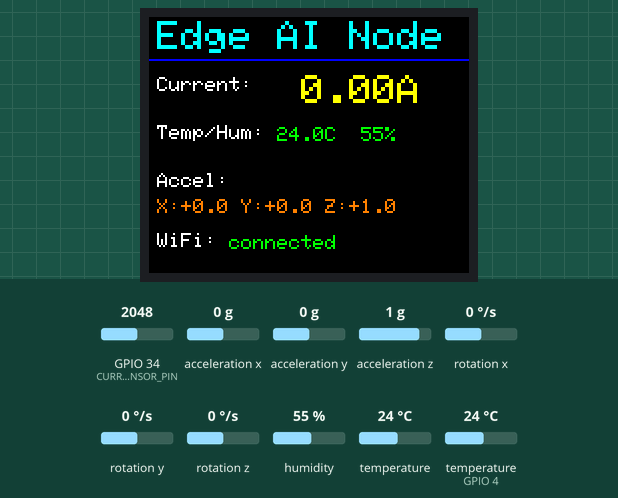
A sketch run on a simulated ESP32. On the bench: 160×128 colour display. Inputs (shaded band) come from the test bench; at power-on: acceleration x 0 g, humidity 55 %, GPIO 34 (CURRENT_SENSOR_PIN) = 2048, acceleration y 0 g, temperature (sensor on GPIO 4) 24 °C, acceleration z 1 g, rotation x 0 °/s, rotation y 0 °/s, rotation z 0 °/s, temperature 24 °C. WiFi joins after 1.5 s; servers stay silent unless stated; uploads are accepted with an empty reply; what the sketch prints to the serial monitor is not drawn.

Above: at 4.1 s.
4.2 s: acceleration x set to -1.4 g
At 5.2 s:
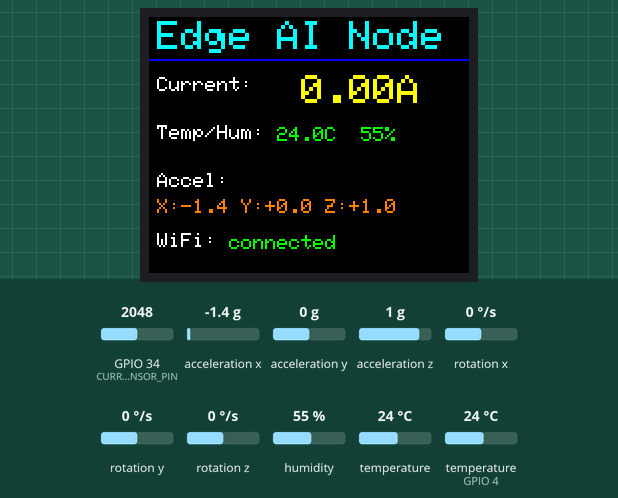
5.9 s: humidity set to 22 %
At 8.2 s:
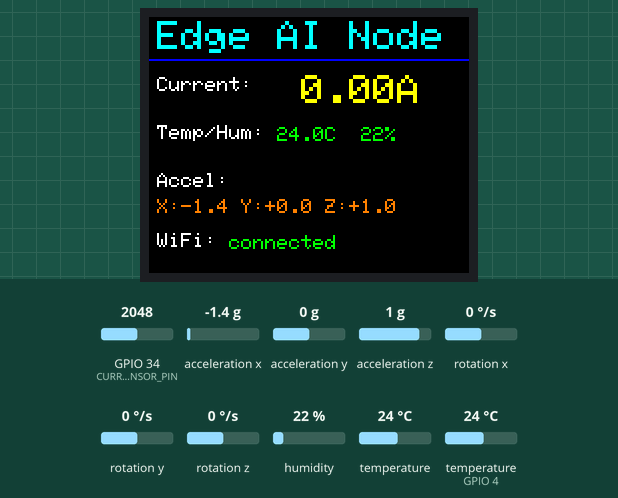
8.7 s: GPIO 34 (CURRENT_SENSOR_PIN) set to 2866
At 9.6 s:
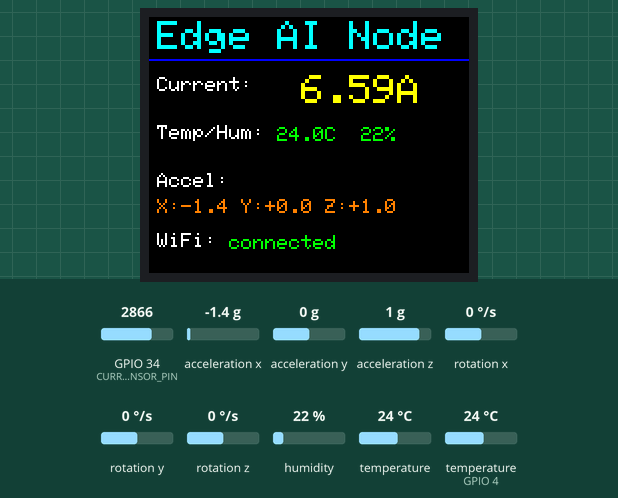
10.6 s: acceleration y set to -1.4 g
At 11.8 s:
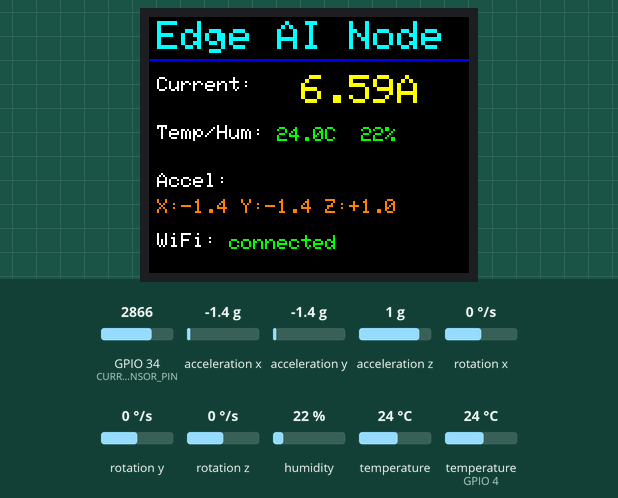
12.1 s: temperature (sensor on GPIO 4) set to 12 °C
At 15.5 s:
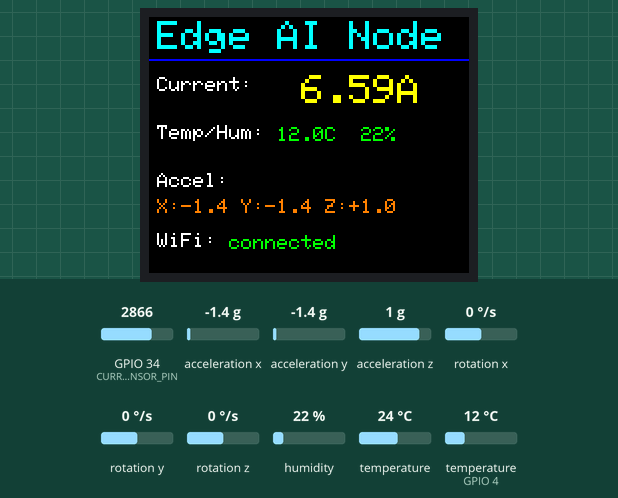
16.7 s: acceleration z set to -1.4 g
At 18.4 s:
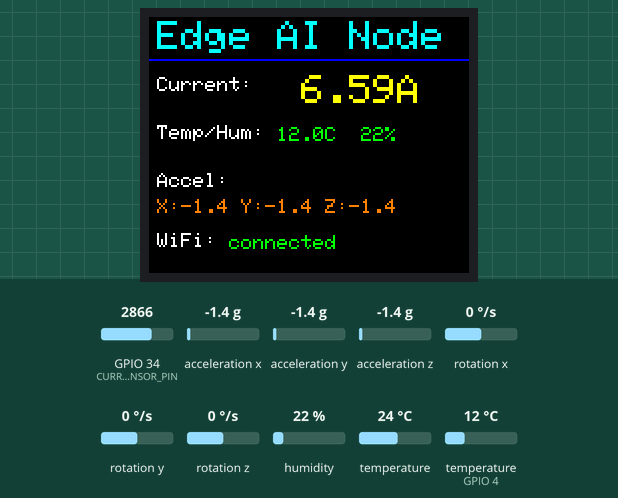
Timing chart, 0 to 19.7 s (numbered marks = the images above; inputs shaded):
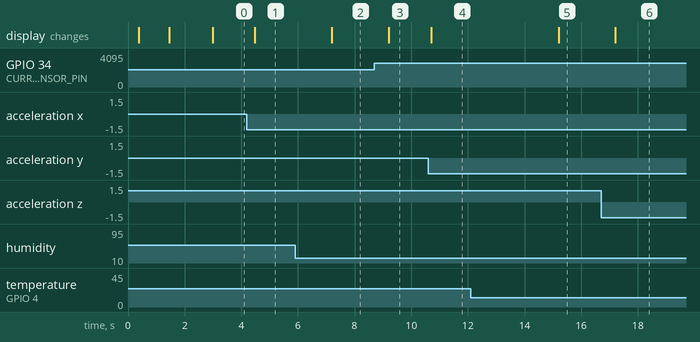

The sketch:

sensor_transmitter.ino
```cpp
/*
  ESP32 sensor node: ACS712 + MPU6050 + DHT11 + ST7735 display.

  Required libraries: Adafruit GFX, Adafruit ST7735 and ST77xx,
  Adafruit MPU6050, Adafruit Unified Sensor, and DHT sensor library.
*/

#include <Arduino.h>
#include <Wire.h>
#include <SPI.h>
#include <WiFi.h>
#include <HTTPClient.h>
#include <Adafruit_GFX.h>
#include <Adafruit_ST7735.h>
#include <Adafruit_MPU6050.h>
#include <Adafruit_Sensor.h>
#include <DHT.h>

// ---------- Network ----------
const char *ssid = "Sai's net";
const char *password = "sai@1186";
const char *serverUrl = "http://192.168.32.237:8080/api/data";
const char *machineId = "MOTOR-01";

// ---------- Pins ----------
constexpr uint8_t TFT_CS = 5;
constexpr uint8_t TFT_DC = 16;
constexpr uint8_t TFT_RST = 17;
constexpr uint8_t DHT_PIN = 4;
constexpr uint8_t CURRENT_SENSOR_PIN = 34;  // ADC1: usable while Wi-Fi is active
constexpr uint8_t I2C_SDA = 21;
constexpr uint8_t I2C_SCL = 22;

constexpr uint8_t DHT_TYPE = DHT11;
constexpr float ADC_MAX = 4095.0f;
constexpr float VREF = 3.3f;
constexpr float ACS712_SENSITIVITY = 0.100f;  // 20 A ACS712: 100 mV/A
constexpr float STANDARD_GRAVITY = 9.80665f;  // m/s² per g

constexpr unsigned long ACS_INTERVAL = 500;
constexpr unsigned long MPU_INTERVAL = 100;
constexpr unsigned long DHT_INTERVAL = 2000;
constexpr unsigned long DISPLAY_INTERVAL = 500;
constexpr unsigned long SEND_INTERVAL = 2000;

Adafruit_ST7735 tft(TFT_CS, TFT_DC, TFT_RST);
Adafruit_MPU6050 mpu;
DHT dht(DHT_PIN, DHT_TYPE);

bool mpuAvailable = false;
int acsZeroRaw = 0;

float lastTempC = NAN;
float lastHum = NAN;
float lastCurrentA = 0.0f;
float lastAccelX = 0.0f;
float lastAccelY = 0.0f;
float lastAccelZ = 0.0f;

unsigned long lastACSMillis = 0;
unsigned long lastMPUMillis = 0;
unsigned long lastDHTMillis = 0;
unsigned long lastDisplayMillis = 0;
unsigned long lastSendMillis = 0;
unsigned long lastWiFiAttemptMillis = 0;

void connectWiFi();
void calibrateACS712(uint16_t samples);
float readACS712Current(uint16_t samples);
void readSensors(unsigned long now);
void sendSensorData();
void drawLayout();
void drawValues();

void setup() {
  Serial.begin(115200);
  delay(200);

  Wire.begin(I2C_SDA, I2C_SCL);
  tft.initR(INITR_BLACKTAB);
  tft.setRotation(1);  // 160 x 128 landscape
  tft.fillScreen(ST77XX_BLACK);
  tft.setTextWrap(false);

  dht.begin();
  analogSetWidth(12);
  analogSetPinAttenuation(CURRENT_SENSOR_PIN, ADC_11db);

  mpuAvailable = mpu.begin();
  if (mpuAvailable) {
    mpu.setAccelerometerRange(MPU6050_RANGE_8_G);
    mpu.setGyroRange(MPU6050_RANGE_500_DEG);
    mpu.setFilterBandwidth(MPU6050_BAND_21_HZ);
  } else {
    Serial.println("MPU6050 not found; check I2C wiring.");
  }

  tft.setTextColor(ST77XX_WHITE);
  tft.setTextSize(1);
  tft.setCursor(8, 56);
  tft.print("Calibrating ACS712...");
  // Ensure the monitored load is off during this measurement.
  calibrateACS712(500);

  drawLayout();
  connectWiFi();
  lastDHTMillis = millis() - DHT_INTERVAL;
}

void loop() {
  const unsigned long now = millis();
  readSensors(now);

  if (now - lastDisplayMillis >= DISPLAY_INTERVAL) {
    drawValues();
    lastDisplayMillis = now;
  }

  if (WiFi.status() != WL_CONNECTED && now - lastWiFiAttemptMillis >= 10000) {
    connectWiFi();
  }

  if (WiFi.status() == WL_CONNECTED && now - lastSendMillis >= SEND_INTERVAL) {
    lastSendMillis = now;
    sendSensorData();
  }
}

void connectWiFi() {
  lastWiFiAttemptMillis = millis();
  if (WiFi.status() == WL_CONNECTED) return;

  Serial.print("Connecting to Wi-Fi");
  WiFi.begin(ssid, password);
  const unsigned long started = millis();
  while (WiFi.status() != WL_CONNECTED && millis() - started < 10000) {
    delay(250);
    Serial.print('.');
  }
  if (WiFi.status() == WL_CONNECTED) {
    Serial.print("\nWi-Fi IP: ");
    Serial.println(WiFi.localIP());
  } else {
    Serial.println("\nWi-Fi unavailable; retrying later.");
  }
}

void readSensors(unsigned long now) {
  if (now - lastACSMillis >= ACS_INTERVAL) {
    lastCurrentA = readACS712Current(100);
    lastACSMillis = now;
  }

  if (mpuAvailable && now - lastMPUMillis >= MPU_INTERVAL) {
    sensors_event_t acceleration, gyro, temperature;
    mpu.getEvent(&acceleration, &gyro, &temperature);
    // The MPU6050 library returns m/s². The API and dashboard use g.
    lastAccelX = acceleration.acceleration.x / STANDARD_GRAVITY;
    lastAccelY = acceleration.acceleration.y / STANDARD_GRAVITY;
    lastAccelZ = acceleration.acceleration.z / STANDARD_GRAVITY;
    lastMPUMillis = now;
  }

  if (now - lastDHTMillis >= DHT_INTERVAL) {
    const float temperature = dht.readTemperature();
    const float humidity = dht.readHumidity();
    if (isnan(temperature) || isnan(humidity)) {
      Serial.println("DHT11 read failed.");
    } else {
      lastTempC = temperature;
      lastHum = humidity;
    }
    lastDHTMillis = now;
  }
}

void calibrateACS712(uint16_t samples) {
  uint32_t sum = 0;
  for (uint16_t i = 0; i < samples; ++i) {
    sum += analogRead(CURRENT_SENSOR_PIN);
    delay(2);
  }
  acsZeroRaw = sum / samples;
  Serial.printf("ACS712 baseline: %d (%.3f V)\n", acsZeroRaw,
                acsZeroRaw * VREF / ADC_MAX);
}

float readACS712Current(uint16_t samples) {
  uint32_t sum = 0;
  for (uint16_t i = 0; i < samples; ++i) {
    sum += analogRead(CURRENT_SENSOR_PIN);
  }
  const float average = static_cast<float>(sum) / samples;
  const float voltageDelta = (average - acsZeroRaw) * VREF / ADC_MAX;
  return voltageDelta / ACS712_SENSITIVITY;
}

void sendSensorData() {
  HTTPClient http;
  String payload = "{\"machineId\":\"" + String(machineId) + "\",";
  payload += "\"temperature\":" + String(isnan(lastTempC) ? 0.0f : lastTempC, 1) + ",";
  payload += "\"humidity\":" + String(isnan(lastHum) ? 0.0f : lastHum, 1) + ",";
  payload += "\"vibrationX\":" + String(lastAccelX, 2) + ",";
  payload += "\"vibrationY\":" + String(lastAccelY, 2) + ",";
  payload += "\"vibrationZ\":" + String(lastAccelZ, 2) + ",";
  payload += "\"current\":" + String(lastCurrentA, 2) + "}";

  http.begin(serverUrl);
  http.addHeader("Content-Type", "application/json");
  const int status = http.POST(payload);
  Serial.printf("POST status: %d\n", status);
  if (status > 0) Serial.println(http.getString());
  http.end();
}

void drawLayout() {
  tft.fillScreen(ST77XX_BLACK);
  tft.setTextSize(2);
  tft.setTextColor(ST77XX_CYAN);
  tft.setCursor(4, 2);
  tft.print("Edge AI Node");
  tft.drawFastHLine(0, 21, tft.width(), ST77XX_BLUE);
  tft.setTextSize(1);
  tft.setTextColor(ST77XX_WHITE);
  tft.setCursor(4, 30); tft.print("Current:");
  tft.setCursor(4, 54); tft.print("Temp/Hum:");
  tft.setCursor(4, 78); tft.print("Accel:");
  tft.setCursor(4, 108); tft.print("WiFi:");
}

void drawValues() {
  char line[40];
  tft.fillRect(64, 28, 94, 18, ST77XX_BLACK);
  tft.setTextSize(2);
  tft.setTextColor(ST77XX_YELLOW);
  snprintf(line, sizeof(line), "%5.2fA", lastCurrentA);
  tft.setCursor(64, 29); tft.print(line);

  tft.fillRect(64, 52, 96, 16, ST77XX_BLACK);
  tft.setTextSize(1);
  tft.setTextColor(ST77XX_GREEN);
  if (isnan(lastTempC) || isnan(lastHum)) snprintf(line, sizeof(line), "waiting");
  else snprintf(line, sizeof(line), "%.1fC  %.0f%%", lastTempC, lastHum);
  tft.setCursor(64, 55); tft.print(line);

  tft.fillRect(4, 88, 156, 15, ST77XX_BLACK);
  tft.setTextColor(ST77XX_ORANGE);
  snprintf(line, sizeof(line), "X:%+.1f Y:%+.1f Z:%+.1f", lastAccelX, lastAccelY, lastAccelZ);
  tft.setCursor(4, 91); tft.print(line);

  tft.fillRect(40, 106, 120, 15, ST77XX_BLACK);
  tft.setTextColor(WiFi.status() == WL_CONNECTED ? ST77XX_GREEN : ST77XX_RED);
  tft.setCursor(40, 109);
  tft.print(WiFi.status() == WL_CONNECTED ? "connected" : "disconnected");
}
```

Measured:
- after the input at 4.2 s, the display: changes after 0.28 s (image 1)
- after the input at 5.9 s, the display: changes after 1.3 s (image 2)
- after the input at 8.7 s, the display: changes after 0.50 s (image 3)
- after the input at 10.6 s, the display: changes after 0.10 s (image 4)
- after the input at 12.1 s, the display: changes after 3.1 s (image 5)
- after the input at 16.7 s, the display: changes after 0.51 s (image 6)
